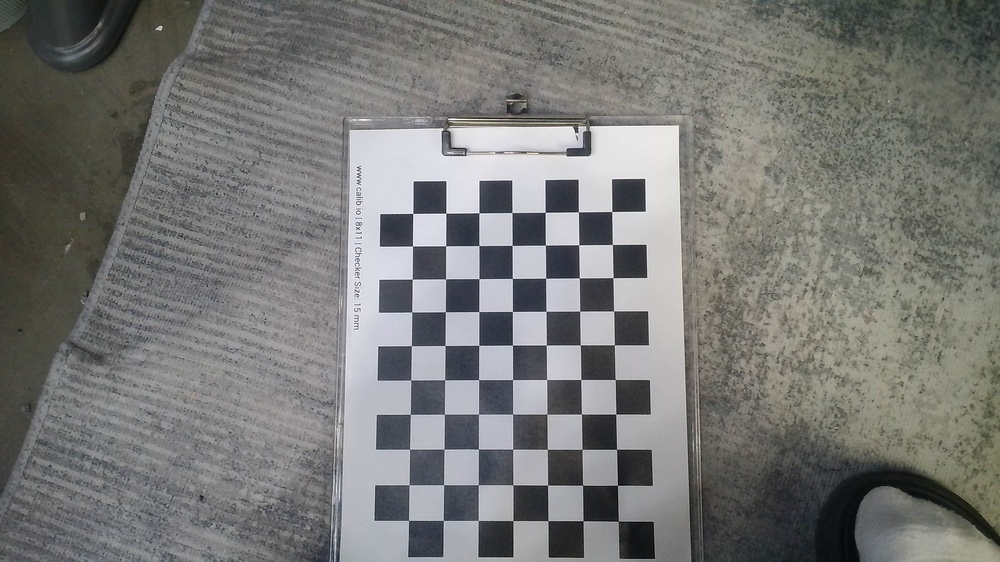
#> input picture camera_calibration/cam_8/cam8_img0.jpg, 1000 x 562 px, shrunk from 3840 x 2160 before the run; its folder holds only this picture in this run
$ python calibration_camera.py
#> lines starting #> are read from the running program, lines starting #| are printed output that depends on the picture; after the words box and inside, x2 and y2 are one past the last pixel; in counts of white or black regions, pixels touching at a corner belong together; long printed decimals are rounded
import cv2
import numpy as np
import glob

######카메라 번호 수정 필수#######
cam_number = 8
#################################

# 체스보드 패턴 크기 (내부 교차점 개수)
CHECKERBOARD = (7,10)

# 3D 점과 2D 점을 저장할 배열
objpoints = []  # 실제 3D 공간의 점들
imgpoints = []  # 이미지 평면의 2D 점들

# 체스보드의 3D 점 준비 (z=0 평면)
objp = np.zeros((CHECKERBOARD[0] * CHECKERBOARD[1], 3), np.float32)
objp[:, :2] = np.mgrid[0:CHECKERBOARD[0], 0:CHECKERBOARD[1]].T.reshape(-1, 2)

# 캘리브레이션 이미지 경로 설정 (현재 폴더 내의 jpg 파일)
images = glob.glob(f'./cam_{cam_number}/*.jpg')

for fname in images:
    img = cv2.imread(fname)
#> img is the input picture: shape (562, 1000, 3); mean B, G, R 117.9, 120.2, 119.7
    if img is None:
        print(f"이미지 {fname} 를 읽어오지 못했습니다.")
        continue

    gray = cv2.cvtColor(img, cv2.COLOR_BGR2GRAY)

    # 체스보드 코너 찾기
    ret, corners = cv2.findChessboardCorners(gray, CHECKERBOARD, None)
#> ret = True; corners = 70 rows, first 8: [618.2, 521.2], [582.9, 520.7], [547.8, 520.5], [512.9, 520.5], [478.3, 520.5], [443.4, 520.5], [408.5, 520.5], [617.5, 485.3]

    if ret:
        objpoints.append(objp)
        imgpoints.append(corners)

        # 코너 그리기 및 결과 표시
        cv2.drawChessboardCorners(img, CHECKERBOARD, corners, ret)
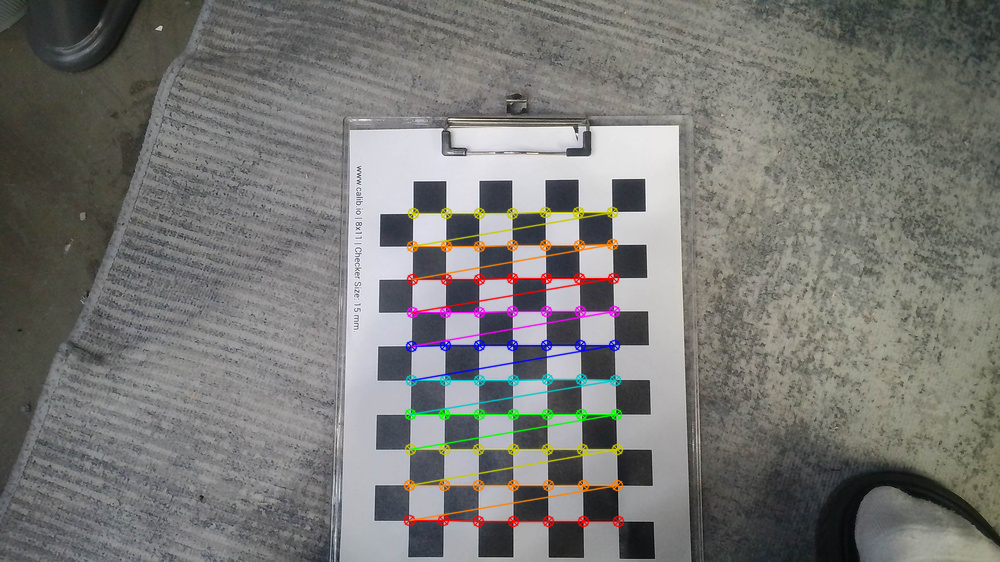
#> img: shape (562, 1000, 3); 3.03% of pixels changed, all inside (x1, y1, x2, y2) = (403, 206, 625, 528)
        cv2.imshow('Chessboard Corners', img)
        cv2.waitKey(500)
    else:
        print(f"체스보드 코너를 찾지 못했습니다: {fname}")

cv2.destroyAllWindows()

# 유효한 이미지가 하나 이상 있는지 확인
if len(objpoints) == 0 or len(imgpoints) == 0:
    raise ValueError("체스보드 코너를 검출한 이미지가 하나도 없습니다. 캘리브레이션을 진행할 수 없습니다.")

# 카메라 캘리브레이션 수행
ret, mtx, dist, rvecs, tvecs = cv2.calibrateCamera(objpoints, imgpoints, gray.shape[::-1], None, None)
#> ret = 0.183; mtx = [[407.1, 0, 518.4], [0, 405.3, 291.7], [0, 0, 1]]; dist = [[0.0749, -0.246, 0.00141, -0.00159, 0.29]]; rvecs = ([0.033, 0.0954, 3.13],); tvecs = ([2.85, 6.56, 11.71],)

# 결과 출력
print("Camera matrix:")
print(mtx)
#| [[407.110   0.         518.395]
#|  [  0.         405.258 291.714]
#|  [  0.           0.           1.        ]]
print("\nDistortion coefficients:")
print(dist)
#| [[ 0.07488 -0.2462  0.001406 -0.001588  0.29]]

# 캘리브레이션 결과 저장
np.savez(f"./cam{cam_number}_calibration_data.npz", camera_matrix=mtx, distortion_coefficients=dist)


cv2.destroyAllWindows()

$ run again, on camera_calibration/cam_8/cam8_img12.jpg
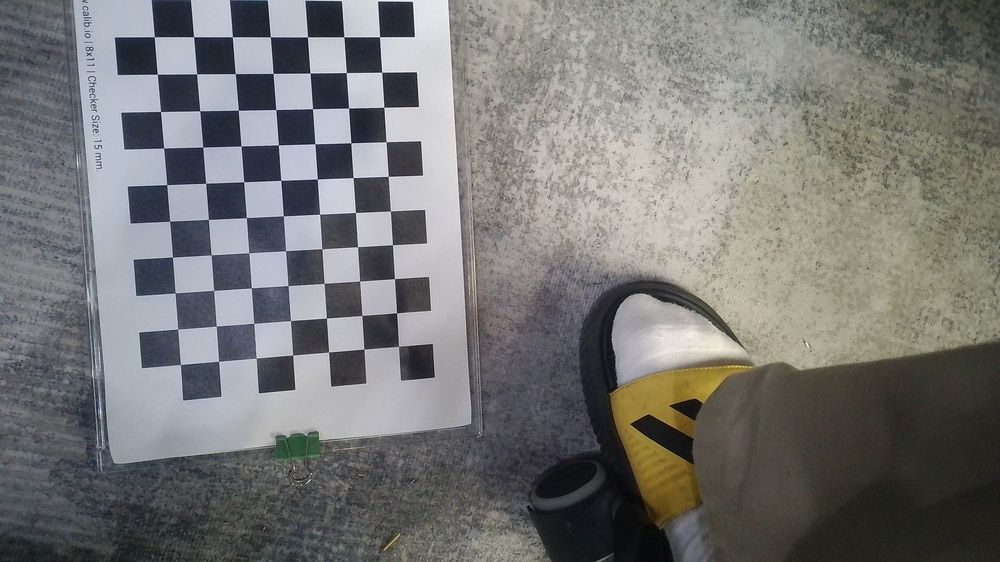
#> input picture camera_calibration/cam_8/cam8_img12.jpg, 1000 x 562 px, shrunk from 3840 x 2160 before the run
#> img is the input picture: shape (562, 1000, 3); mean B, G, R 116.5, 118.2, 118.3
#> `gray = cv2.cvtColor(img, cv2.COLOR_BGR2GRAY)`:
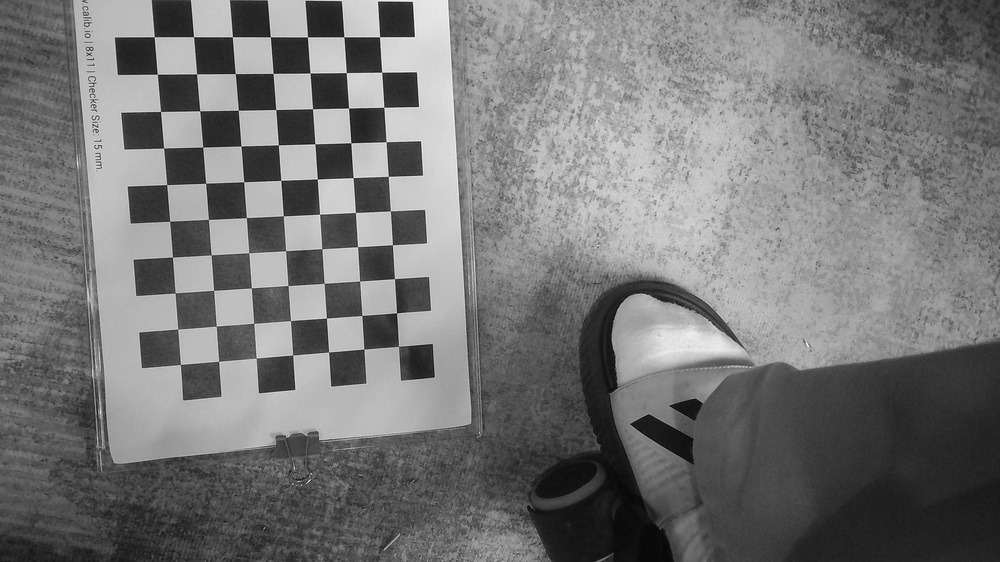
#> gray: shape (562, 1000); min 6, max 253, mean 118
#> `ret, corners = cv2.findChessboardCorners(gray, CHECKERBOARD, None)`: ret = True; corners = 70 rows, first 8: [398.4, 346.3], [363.8, 349.1], [328.5, 352], [292.6, 355], [256.2, 358.2], [218.5, 361.3], [180.4, 364.5], [396.5, 312.8]
#> `cv2.drawChessboardCorners(img, CHECKERBOARD, corners, ret)`:
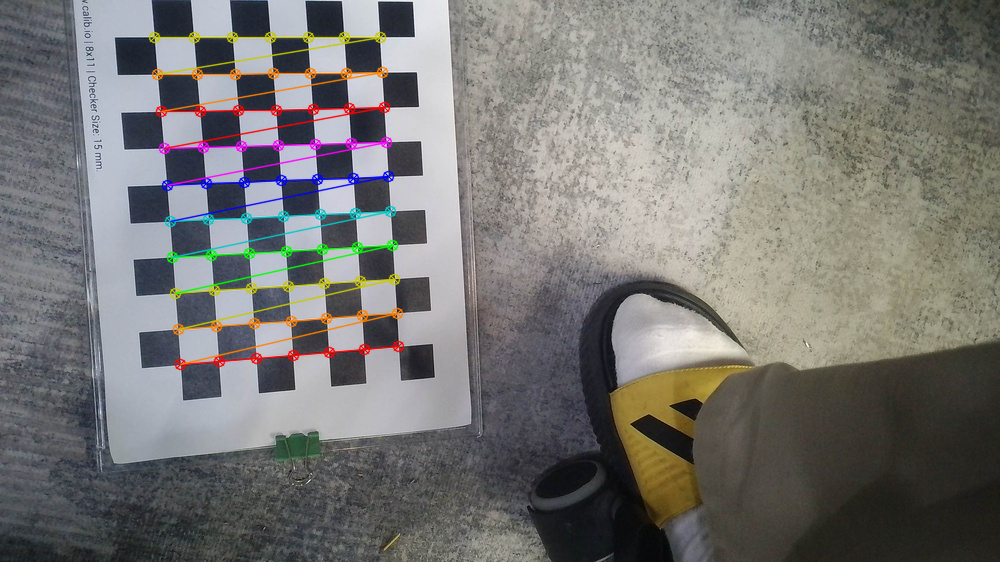
#> img: shape (562, 1000, 3); 3.19% of pixels changed, all inside (x1, y1, x2, y2) = (148, 31, 405, 371)
#> `ret, mtx, dist, rvecs, tvecs = cv2.calibrateCamera(objpoints, imgpoint..`: ret = 0.17; mtx = [[787.6, 0, 434], [0, 769.1, 286.1], [0, 0, 1]]; dist = [[0.0059, 0.499, 0.00529, -0.00109, -1.26]]; rvecs = ([-0.287, -0.0797, 3.07],); tvecs = ([-1.02, 1.78, 22.7],)
#| [[787.558   0.         434.024]
#|  [  0.         769.084  286.077 ]
#|  [  0.           0.           1.        ]]
#| [[ 5.90472237e-03  4.98784849e-01  5.28825414e-03 -1.09372471e-03
#|   -1.26049167e+00]]

$ run again, on camera_calibration/cam_8/cam8_img13.jpg
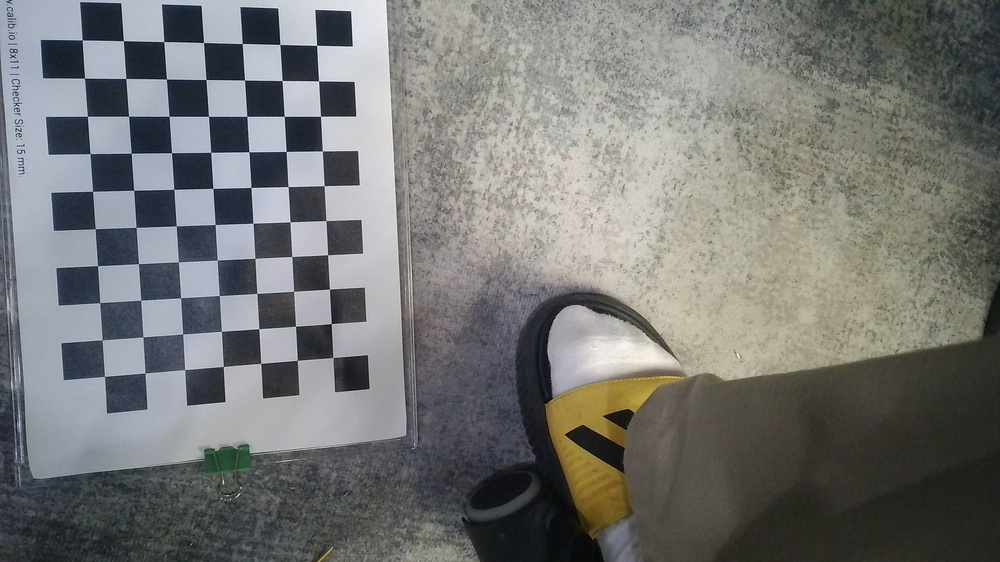
#> input picture camera_calibration/cam_8/cam8_img13.jpg, 1000 x 562 px, shrunk from 3840 x 2160 before the run
#> img is the input picture: shape (562, 1000, 3); mean B, G, R 116.3, 118.3, 117.5
#> `gray = cv2.cvtColor(img, cv2.COLOR_BGR2GRAY)`:
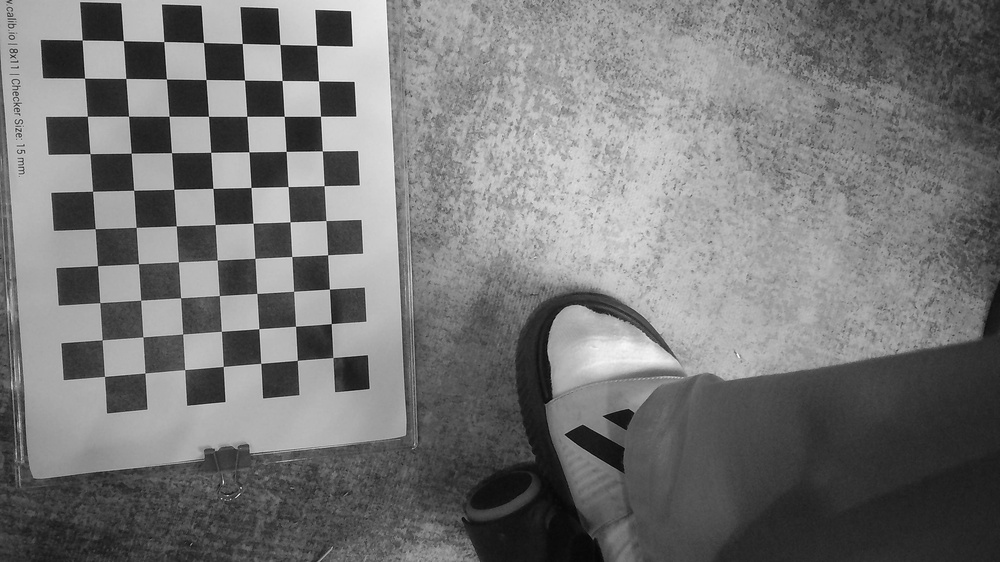
#> gray: shape (562, 1000); min 5, max 253, mean 117.8
#> `ret, corners = cv2.findChessboardCorners(gray, CHECKERBOARD, None)`: ret = True; corners = 70 rows, first 8: [332.9, 357.5], [297.2, 360.4], [260.8, 363.3], [223.1, 366.5], [184.8, 369.6], [144.9, 373], [104.6, 376.3], [331.2, 323.6]
#> `cv2.drawChessboardCorners(img, CHECKERBOARD, corners, ret)`:
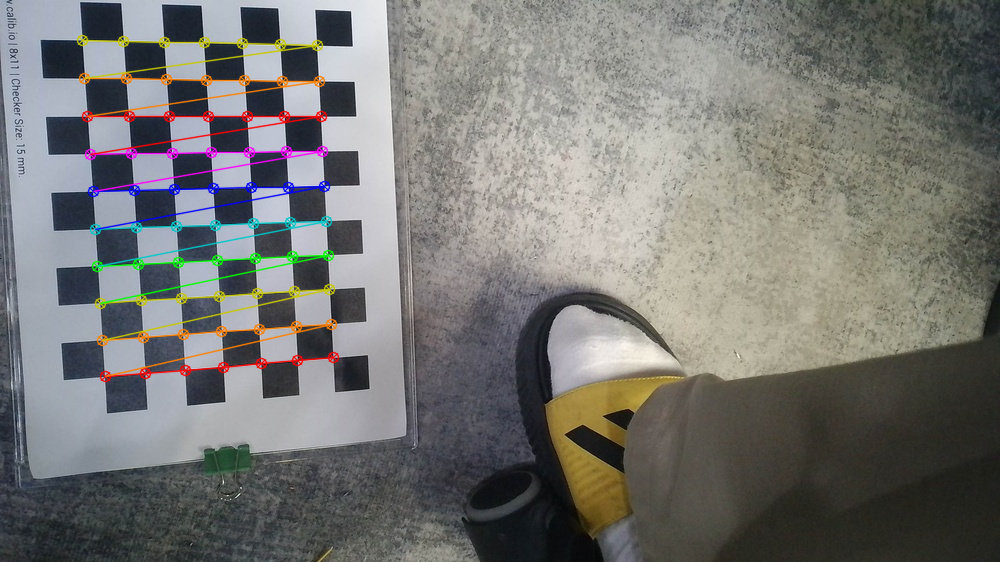
#> img: shape (562, 1000, 3); 3.3% of pixels changed, all inside (x1, y1, x2, y2) = (76, 34, 340, 383)
#> `ret, mtx, dist, rvecs, tvecs = cv2.calibrateCamera(objpoints, imgpoint..`: ret = 0.162; mtx = [[931.3, 0, 508.9], [0, 914.9, 287.7], [0, 0, 1]]; dist = [[0.0302, 0.404, 0.00645, 0.00718, -1]]; rvecs = ([-0.45, -0.086, 3.06],); tvecs = ([-5.06, 2.03, 26.71],)
#| [[931.273   0.         508.928  ]
#|  [  0.         914.949 287.693]
#|  [  0.           0.           1.        ]]
#| [[ 0.03015  0.4038  0.006449  0.007183 -1.000]]

$ run again, on camera_calibration/cam_8/cam8_img14.jpg
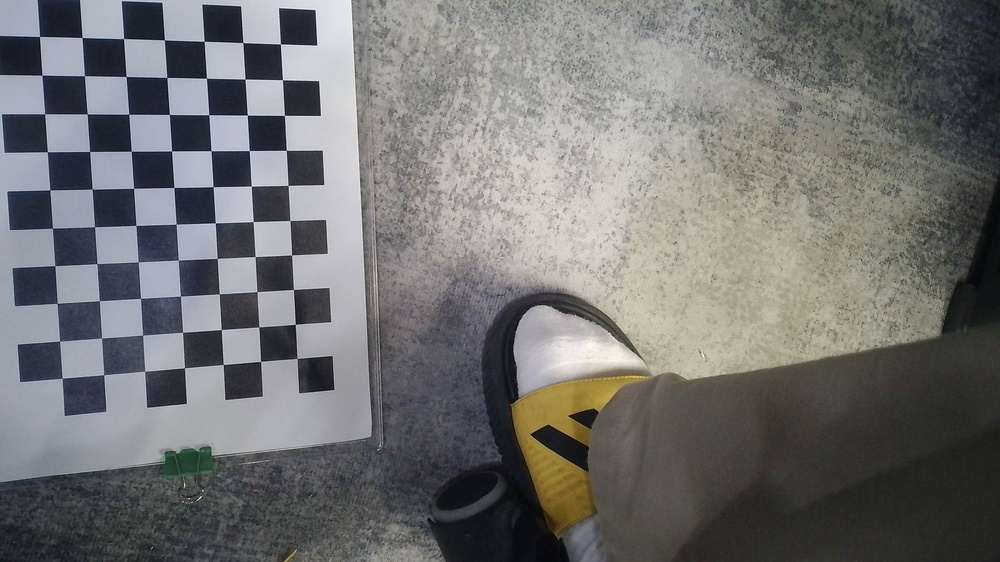
#> input picture camera_calibration/cam_8/cam8_img14.jpg, 1000 x 562 px, shrunk from 3840 x 2160 before the run
#> img is the input picture: shape (562, 1000, 3); mean B, G, R 112.8, 113.8, 113.4
#> `ret, corners = cv2.findChessboardCorners(gray, CHECKERBOARD, None)`: ret = True; corners = 70 rows, first 8: [296.9, 358.4], [260.6, 361.4], [223.2, 364.5], [184.4, 367.9], [144.7, 371.4], [103.7, 374.8], [62.14, 378.3], [295.3, 324.3]
#> `cv2.drawChessboardCorners(img, CHECKERBOARD, corners, ret)`:
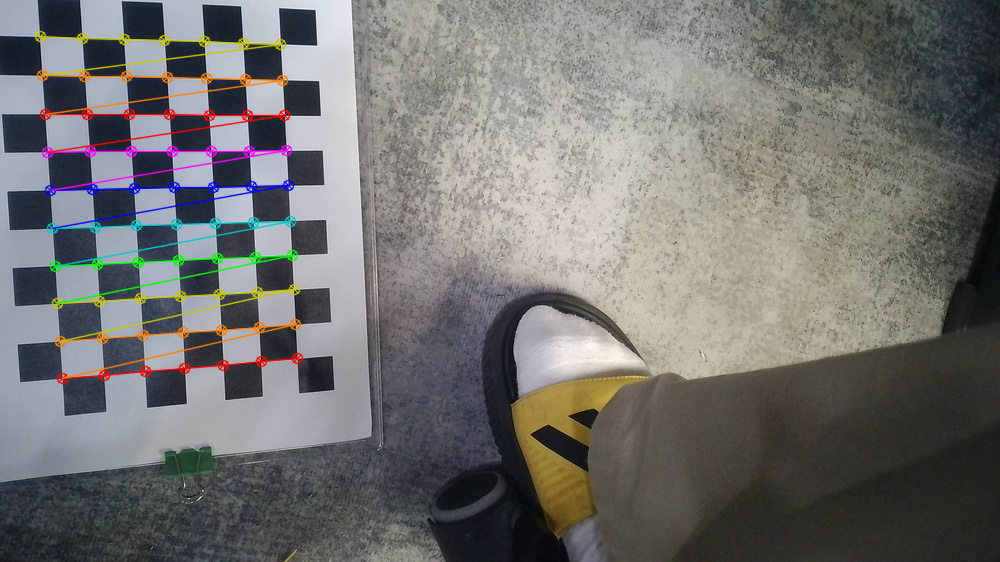
#> img: shape (562, 1000, 3); 3.36% of pixels changed, all inside (x1, y1, x2, y2) = (34, 30, 304, 385)
#> `ret, mtx, dist, rvecs, tvecs = cv2.calibrateCamera(objpoints, imgpoint..`: ret = 0.183; mtx = [[892.6, 0, 537.1], [0, 886.8, 277.6], [0, 0, 1]]; dist = [[0.0513, 0.118, 0.00374, 0.0058, -0.334]]; rvecs = ([-0.495, -0.0804, 3.06],); tvecs = ([-6.93, 2.34, 25.78],)
#| [[892.606   0.         537.050]
#|  [  0.         886.845 277.633]
#|  [  0.           0.           1.        ]]
#| [[ 0.05127  0.1184  0.003742  0.005795 -0.334]]

$ run again, on camera_calibration/cam_8/cam8_img1.jpg
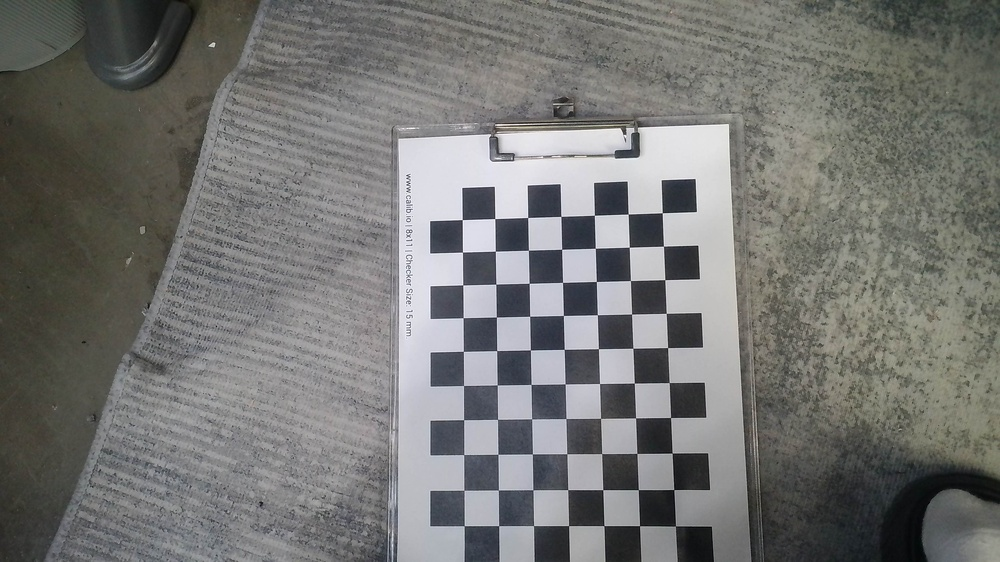
#> input picture camera_calibration/cam_8/cam8_img1.jpg, 1000 x 562 px, shrunk from 3840 x 2160 before the run
#> img is the input picture: shape (562, 1000, 3); mean B, G, R 114.9, 117.1, 116.8
#> `ret, corners = cv2.findChessboardCorners(gray, CHECKERBOARD, None)`: ret = True; corners = 70 rows, first 8: [675.5, 525.9], [639.5, 525.6], [603.9, 525.5], [568.5, 525.6], [533.6, 525.6], [498.6, 525.7], [464.3, 525.7], [673.8, 489.5]
#> `cv2.drawChessboardCorners(img, CHECKERBOARD, corners, ret)`:
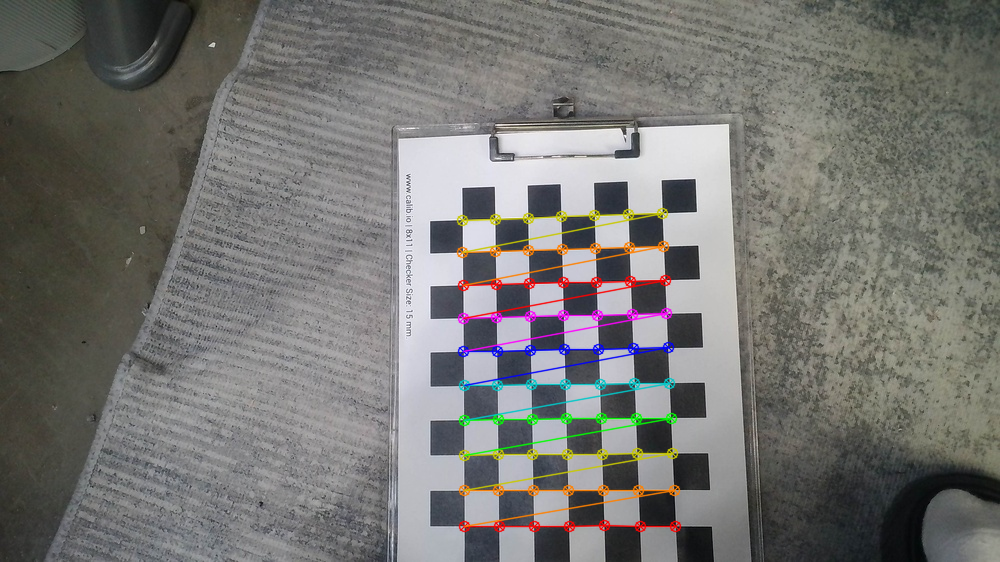
#> img: shape (562, 1000, 3); 3.04% of pixels changed, all inside (x1, y1, x2, y2) = (456, 207, 682, 533)
#> `ret, mtx, dist, rvecs, tvecs = cv2.calibrateCamera(objpoints, imgpoint..`: ret = 0.186; mtx = [[523.8, 0, 535.9], [0, 520.8, 290.8], [0, 0, 1]]; dist = [[0.12, -0.497, 0.000404, -0.00242, 0.787]]; rvecs = ([0.0952, 0.125, 3.11],); tvecs = ([3.93, 6.64, 14.88],)
#| [[523.789   0.         535.890]
#|  [  0.         520.813 290.843]
#|  [  0.           0.           1.        ]]
#| [[ 1.20061623e-01 -4.97194386e-01  4.04156300e-04 -2.41957188e-03
#|    7.86700850e-01]]
